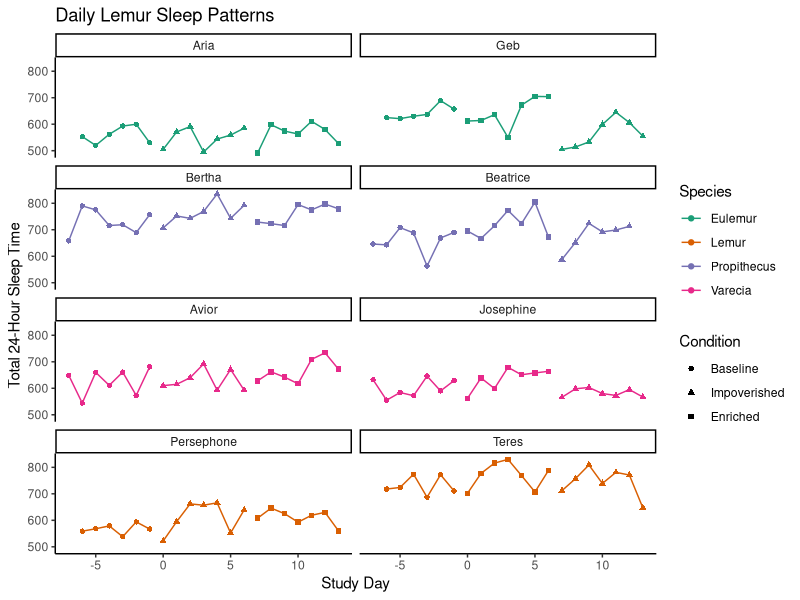
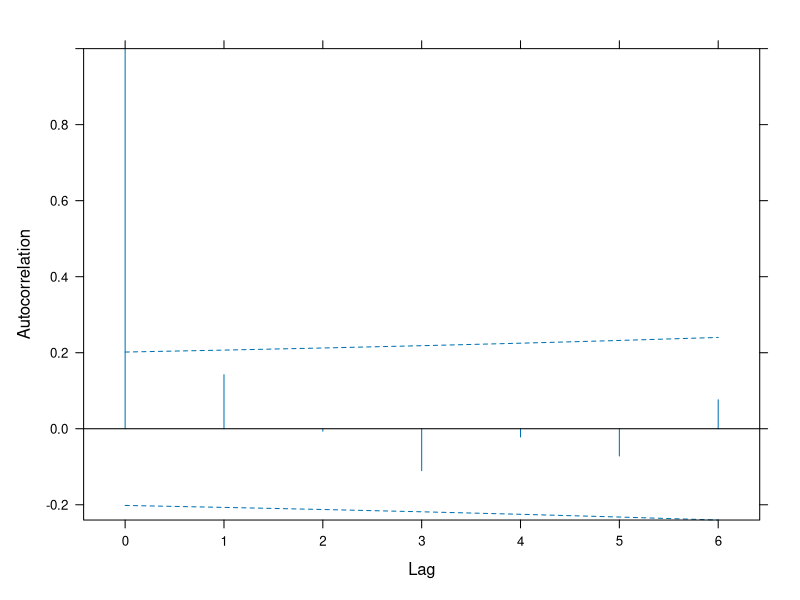
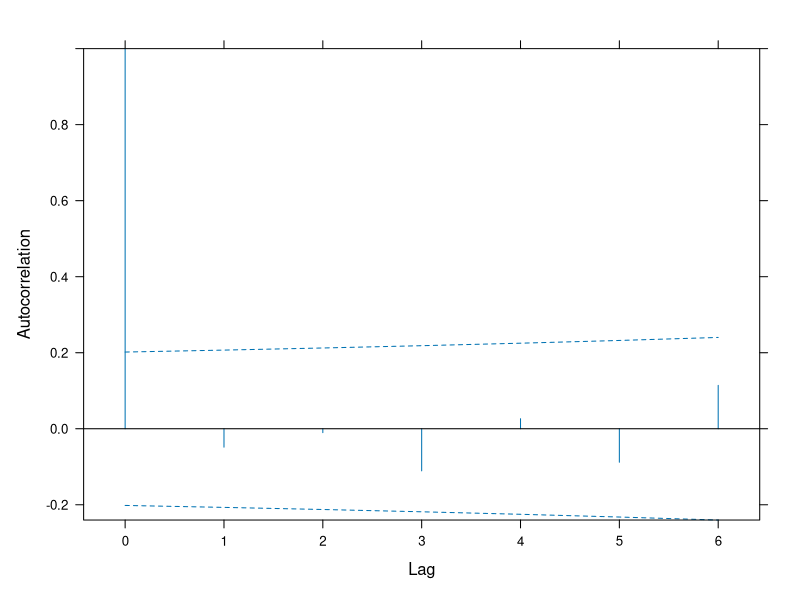
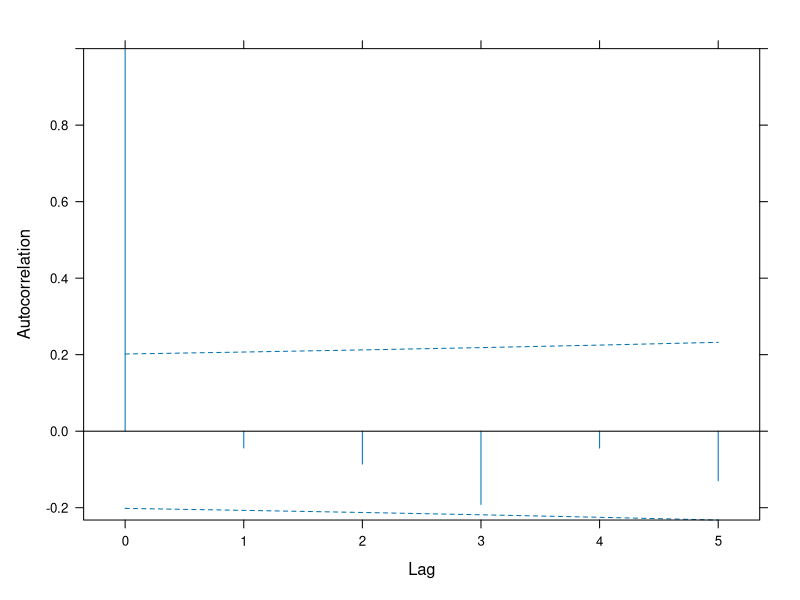
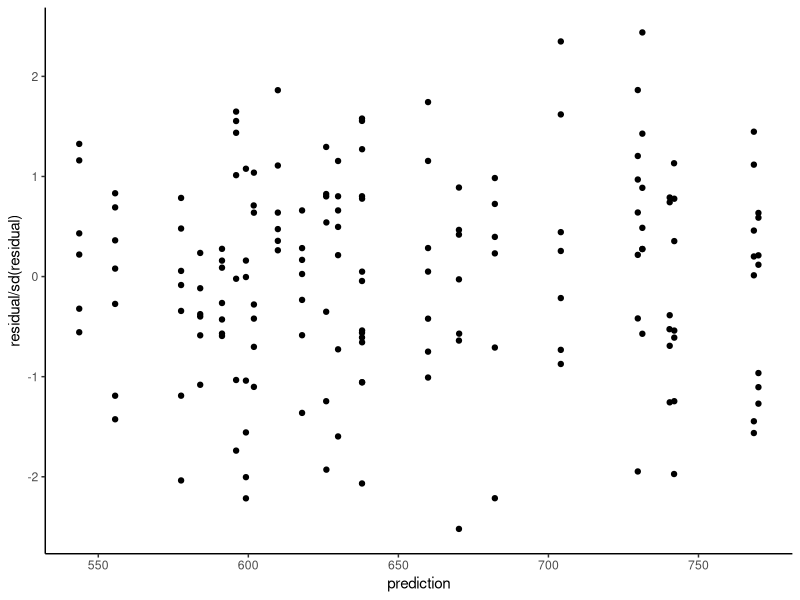
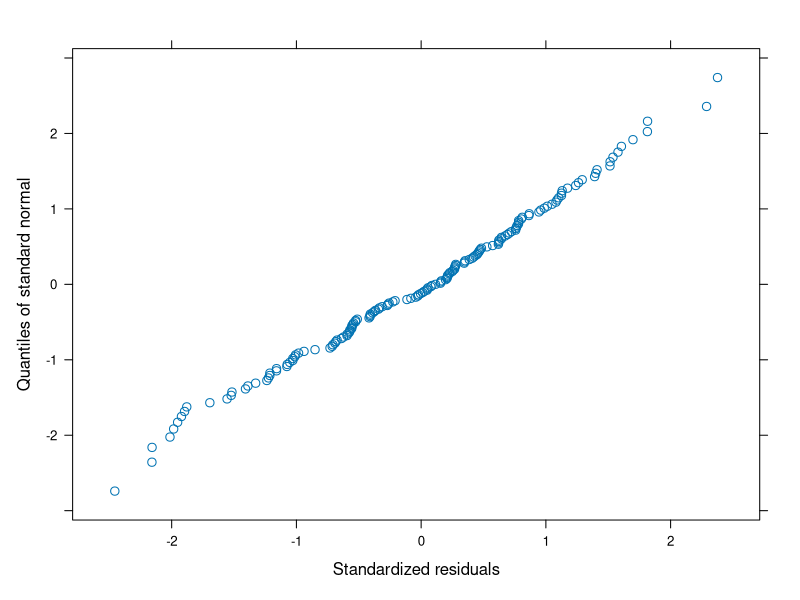
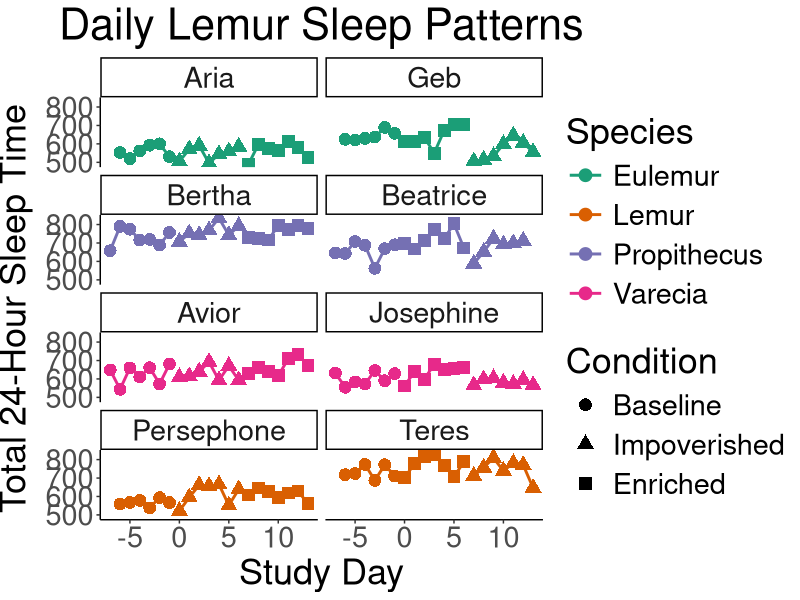

Write the R code that produced these figures, in order.
## ---- chunk 1
knitr::opts_chunk$set(echo = TRUE)
library(tidyverse)
library(nlme)
library(RColorBrewer)
## ---- chunk 2
sleep_data <- read_csv("../DATA/lemur_sleep_data.csv")
sleep_data$Session <- factor(sleep_data$Session)
sleep_data$Species <- factor(sleep_data$Species)
sleep_data$Experiment <- factor(sleep_data$Experiment, levels = c("base", "absence", "enhance")) #order factor levels of experimental condition to set up baseline as intercept
sleep_data$ID <- factor(sleep_data$ID, levels = c("Aria", "Geb", "Bertha", "Beatrice", "Avior", "Josephine", "Persephone", "Teres")) #order factor levels for nice plots

#add the experimental order to data frame (previously encoded trial by trial in the Session column)
sleep_data$Order <- rep(factor(c("absence", "enhance", "absence", "enhance", "absence", "enhance", "absence", "enhance")),
                        times = sapply(levels(sleep_data$ID), function(X) nrow(filter(sleep_data, ID == X))))

## ---- chunk 3
data_summary <- sleep_data %>% group_by(ID) %>% 
  summarize(Base_N = sum(Experiment == "base"),  
            Base_Mean = round(mean(TTST[Experiment == "base"]),1), 
            Base_sd = round(sd(TTST[Experiment == "base"]),2), 
            Enriched_N = sum(Experiment == "enhance"), 
            Enr_Mean = round(mean(TTST[Experiment == "enhance"]),1), 
            Enr_sd = round(sd(TTST[Experiment == "enhance"]),2), 
            Impoverished_N = sum(Experiment == "absence"), 
            Imp_Mean = round(mean(TTST[Experiment == "absence"]),1), 
            Imp_sd = round(sd(TTST[Experiment == "absence"]),2)) 
 
 
print(data_summary) 
 

ggplot(sleep_data, aes(x = day.from.zero,  
                       y = TTST)) +  
  geom_line(aes(color = Species,group = Session)) + 
  geom_point(aes(color = Species, shape = Experiment)) + 
  facet_wrap(~ID, ncol = 2) + 
  labs(x = element_text("Study Day"), y = element_text("Total 24-Hour Sleep Time"), title = element_text("Daily Lemur Sleep Patterns")) + 
  scale_color_brewer(palette = "Dark2") + 
  scale_shape_discrete(name = "Condition", labels = c("Baseline", "Impoverished","Enriched")) + 
  theme_classic()

#for Figure 2 Output
tiff(filename = "../Docs/Figure 2_Lemur Sleep Patterns.tif", width = 1200, height = 800)
print(ggplot(sleep_data, aes(x = day.from.zero, 
                             y = TTST)) + 
        geom_line(aes(color = Species,group = Session), size = 1) +
        geom_point(aes(color = Species, shape = Experiment), size = 4) +
        facet_wrap(~ID, ncol = 2) +
        labs(x = element_text("Study Day"), y = element_text("Total 24-Hour Sleep Time"), title = element_text("Daily Lemur Sleep Patterns")) +
        scale_color_brewer(palette = "Dark2") +
        scale_shape_discrete(name = "Condition", labels = c("Baseline", "Impoverished","Enriched")) +
        theme_classic() +
        theme(plot.title = element_text(hjust = 0.5), 
              axis.title.y = element_text(vjust = 2), 
              text = element_text(size = 26),
              legend.key.size = unit(1,  "cm")))
dev.off()
 
## ---- chunk 4
m0_lemur_sleep <- lme(TTST ~ 1, data = sleep_data, random = ~1|Species/ID, method = "ML")
plot(ACF(m0_lemur_sleep, maxLag = 6), alpha = 0.01)
## ---- chunk 5
m1_lemur_sleep <- update(m0_lemur_sleep, correlation = corARMA(p = 1, form = ~ day.from.zero | Species/ID), method = "ML")
summary(m1_lemur_sleep)
plot(ACF(m1_lemur_sleep, maxLag = 6, resType = "n"), alpha = 0.01) #reduced lag one correlation of normalized residuals. Still notable correlation at lag 9, but given this high order, non-significance, and small dataset, probably not worth worrying about.
AIC(m0_lemur_sleep, m1_lemur_sleep)
## ---- chunk 6
m2_lemur_sleep <- update(m1_lemur_sleep, . ~ Experiment * Order, method = "ML")
summary(m2_lemur_sleep)
plot(ACF(m2_lemur_sleep, maxLag = 5, resType = "n"), alpha = 0.01)
AIC(m2_lemur_sleep,m1_lemur_sleep) #despite introducing some lag3 autocorrelation into within-group normalized residuals, experimental structure greatly increases the model fit.
intervals(m2_lemur_sleep)
## ---- chunk 7
diagnostics_data <- mutate(m2_lemur_sleep$data, prediction = predict(m2_lemur_sleep), residual = residuals(m2_lemur_sleep)) 
ggplot(diagnostics_data) + geom_point(aes(x = prediction, y = residual/sd(residual))) + theme_classic() #Pearson's residuals on y. largely normal and homoskedastic 
 
qqnorm(m2_lemur_sleep) #pearson residual quantiles look standard normal 
## ---- chunk 8
#effect contrasts marginal to order, get means and se

#manual calculation of mean contrast of enriched vs. impoverished; used to validate matrix multiplication methods useful for attaining contrast se, as done further below
experiment_contrast_marginal_order <- m2_lemur_sleep$coefficients$fixed["Experimentenhance"] - m2_lemur_sleep$coefficients$fixed["Experimentabsence"] + diff(m2_lemur_sleep$coefficients$fixed[c("Experimentabsence:Orderenhance","Experimentenhance:Orderenhance")])/2 #diff subtracts first element from second

##~enhanced v baseline
enhanced_v_baseline_algebra <- c(intercept = 0, impoverish = 0, enrich = 1, enrich_first = 0, imp_by_enr1st = 0, enr_by_enr1 = 0.5) #When multiplied by coefficients matrix from model 2, calculates effect of enrichment marginal to order (with equal weights)
enhanced_v_baseline_contrast <- enhanced_v_baseline_algebra %*% m2_lemur_sleep$coefficients$fixed
enhanced_v_baseline_contrast_se <- t(enhanced_v_baseline_algebra) %*% vcov(m2_lemur_sleep) %*% enhanced_v_baseline_algebra %>% #quadratic form to evaluate the variance of a contrast.sqrt(enhanced_v_absence_contrast_var)
  sqrt()

##~absence v baseline
absence_v_baseline_algebra <- c(intercept = 0, impoverish = 1, enrich = 0, enrich_first = 0, imp_by_enr1st = 0.5, enr_by_enr1 = 0)#When multiplied by coefficients matrix from model 2, calculates effect of impoverishment marginal to order (with equal weights)
absence_v_baseline_contrast <- absence_v_baseline_algebra %*% m2_lemur_sleep$coefficients$fixed
absence_v_baseline_contrast_se <- t(absence_v_baseline_algebra) %*% vcov(m2_lemur_sleep) %*% absence_v_baseline_algebra %>% #quadratic form to evaluate the variance of a contrast.sqrt(enhanced_v_absence_contrast_var)
  sqrt()

##~enhanced v absence
enhanced_v_absence_algebra <- c(intercept = 0, impoverish = -1, enrich = 1, enrich_first = 0, imp_by_enr1st = -0.5, enr_by_enr1 = 0.5) #rename algebra. When multiplied by coefficients from model 2, does the algebra from line 86. Can also be multiplied by vcv to find se.
enhanced_v_absence_contrast <- enhanced_v_absence_algebra %*% m2_lemur_sleep$coefficients$fixed #equivalent to line 86
enhanced_v_absence_contrast_se <- t(enhanced_v_absence_algebra) %*% vcov(m2_lemur_sleep) %*% enhanced_v_absence_algebra %>% #quadratic form to evaluate the variance of a contrast.sqrt(enhanced_v_absence_contrast_var)
  sqrt()


print(paste("contrast of enriched and baseline sleep marginal to order is", enhanced_v_baseline_contrast, "with se = ", enhanced_v_baseline_contrast_se, sep = " "))
print(paste("contrast of impoverished and baseline sleep marginal to order is", absence_v_baseline_contrast, "with se = ", absence_v_baseline_contrast_se, sep = " "))
print(paste("contrast of enriched and absence sleep marginal to order is", enhanced_v_absence_contrast, "with se = ", enhanced_v_absence_contrast_se, sep = " "))

## ---- chunk 9
contrast_matrix <- matrix(c(enhanced_v_baseline_algebra, absence_v_baseline_algebra, enhanced_v_absence_algebra), nrow = 3, byrow = TRUE, dimnames = list(c("enrich_base", "impoverish_base", "enrich_impoverish"),names(m2_lemur_sleep$coefficients$fixed)))
contrast_matrix

anova(m2_lemur_sleep, L = contrast_matrix[1,]) #baseline v enriched contrast, significantly different
anova(m2_lemur_sleep, L = contrast_matrix[2,]) #baseline v impoverished, not significantly different

## ---- chunk 10
#Compare sources of variance
var_cov_rand <- VarCorr(m2_lemur_sleep) #variance covaraince matrix of random effects in model 2
suppressWarnings(storage.mode(var_cov_rand) <- "numeric") #VarCorr returns a character table, this converts to numeric without messing up the structure

ICC_Species <- var_cov_rand[2, "Variance"]/(sum(var_cov_rand[,"Variance"], na.rm = TRUE))
ICC_ID <- var_cov_rand[4, "Variance"]/(sum(var_cov_rand[,"Variance"], na.rm = TRUE))
ICC_Residual <- var_cov_rand[5, "Variance"]/(sum(var_cov_rand[,"Variance"], na.rm = TRUE))
ICC_Species
ICC_ID
ICC_Residual
